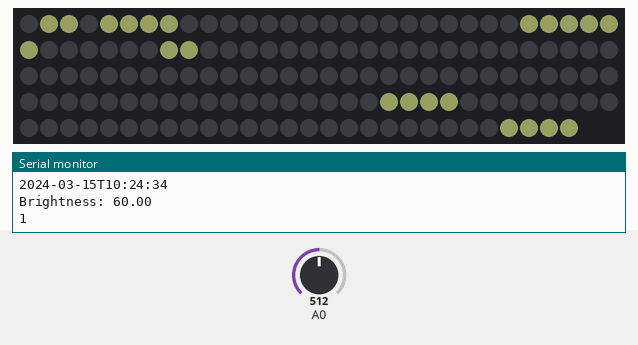
A program run on a simulated Arduino Uno, built with avr-gcc and run on an emulated ATmega328P. On the bench: 148 RGB LEDs in strip order, left to right, continuing on the next row, the last lines printed to the serial monitor. The inputs (shaded band) are chosen by the test bench; at power-on: A0 = 512. Dim RGB values are drawn brighter than linear; the local clock reads 2024-03-15 10:24:30 at power-on unless the program sets it.

Above: at 4.2 s.
4.3 s: A0 set to 716
6.5 s: A0 set to 900
8.5 s: A0 set to 1023
At 30.9 s:
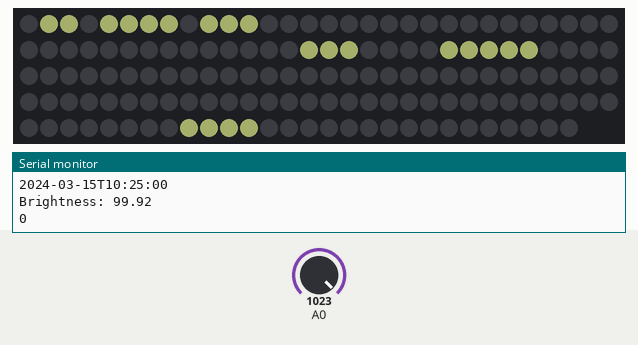
Timing chart, 0 to 31.7 s (numbered marks = the images above; inputs shaded):
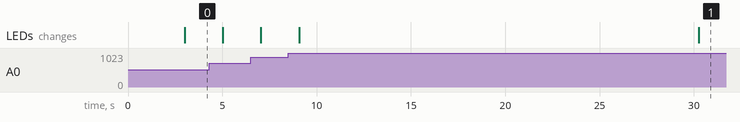

The program:

main.cpp
```cpp
#include <Arduino.h>
#include "../.pio/libdeps/uno/RTClib/src/RTClib.h"
#include <Wire.h>
#include "Board.h"


RTC_DS1307 rtc;
auto board = new Board;

int minBrightness = 20;
int maxBrightness = 100;
// we get max 1024 from input. set this value to reach 100% brightness earlier
int brightestAtXBit = 1024;

int previousBrightness;
int brightnessChanges = 0;
bool summerTime = false;

DateTime birthdays[2] = {
        DateTime(1989, 01, 13, 0, 0, 0),
        DateTime(1993, 05, 17, 0, 0, 0)
};

int roundDownToFive(int number);
int calculateBrightness();
void calculateSummerTime(int second, int brightness);
bool isHappyBirthday(DateTime* now);

void setup() {
    delay(3000); // power-up safety delay
    board->init();

    Serial.begin(9600);
    if (!rtc.begin()) {
        Serial.println("Couldn't find RTC");
    }
    if (!rtc.isrunning()) {
        Serial.println("RTC is NOT running! Setting initial time...");
        rtc.adjust(DateTime(2022, 6, 26, 16, 48, 0));
    }
    if (rtc.isrunning()){
        Serial.println("RTC is running.");
    }
}

void loop() {

    DateTime now = rtc.now();
    int hour = now.hour();

    if (summerTime) {
        hour++;
    }

    int minute = now.minute();
    Serial.println(now.timestamp());

    int minuteRounded = roundDownToFive(minute);
    int rest = minute - minuteRounded;
    if (minute >= 25) {
        hour++;
    }

    board->clearAllLeds();
    if (isHappyBirthday(&now)) {
        board->turnOnHappyBirthdayLeds();
    } else {
        board->turnOnDefaultLights();
        board->turnOnLightsForHour(hour);
        board->turnOnLightsForMinutes(minuteRounded);
        board->turnOnLightsForRest(rest);
    }

    int brightness = calculateBrightness();
    board->setBrightness(brightness);
    calculateSummerTime(now.second(), brightness);
    previousBrightness = brightness;

    board->show();

    delay(1000);
}

int roundDownToFive(int number) {
    return (number/5) * 5;
}

int calculateBrightness() {
    float analogValue = analogRead(A0);
    float percentage = analogValue / brightestAtXBit;
    float brightness = minBrightness + (maxBrightness - minBrightness) * percentage;
    brightness = min(100, brightness);
    Serial.print("Brightness: ");
    Serial.println(brightness);
    return (int) brightness;
}

/**
 * Über das Abdecken des Helligkeitssensors soll es möglich sein, die Sommerzeit zu setzen
 * oder wieder zu Winterzeit zu wechseln. Dafür muss der Sensor dreimal in kurzer Zeit
 * verdunkelt und wieder erhellt werden.
 */
void calculateSummerTime(int second, int brightness) {
    // alle dreissig sekunden reduzieren wir die Anzahl Wechsel
    if (second % 30 == 0 && brightnessChanges > 0) {
        brightnessChanges--;
    }
    // Wenn sich die Helligkeit um mindesten 20% verändert, werten wir dies als
    // grosse Veränderung
    float brightnessChange = abs((brightness - previousBrightness) / previousBrightness);
    Serial.println(brightnessChanges);
    if (brightnessChange > 0.2) {
        brightnessChanges++;
    }
    if (brightnessChanges >= 3) {
        summerTime = !summerTime;
        brightnessChanges = 0;
    }
}

bool isHappyBirthday(DateTime* now) {
    for (const DateTime& birthday : birthdays) {
        bool sameMonthAndDay = now->day() == birthday.day() && now->month() == birthday.month();
        if (sameMonthAndDay) {
            return true;
        }
    }
    return false;
}
```

Board.cpp
```cpp
//
// Created by janik on 24.01.2022.
//

#include "Board.h"

#define LED_TYPE    WS2812
#define COLOR_ORDER GRB

void Board::init() {
    const int letPin = 6;
    color = 0x818853;
    FastLED.addLeds<LED_TYPE, letPin, COLOR_ORDER>(this->getLeds(), Board::NUM_LEDS).setCorrection(TypicalLEDStrip);
}

CRGB *Board::getLeds() {
    return leds;
}

void Board::clearAllLeds() {
    for (int i = 0; i < NUM_LEDS; ++i) {
        leds[i] = CRGB::Black;
    }
}

void Board::setBrightness(int brightness) {
    FastLED.setBrightness(brightness);
}

void Board::show() {
    FastLED.show();
}

void Board::turnOnLightsForHour(int hour) {
    // 24 hours format to 12 hours
    if (hour > 12) {
        hour = hour - 12;
    }
    switch (hour) {
        case 1: {
            int indexes[3] = {60, 61, 62};
            this->turnOnLeds(indexes, 3);
            break;
        }
        case 2: {
            int indexes[4] = {99, 100, 101, 102};
            this->turnOnLeds(indexes, 4);
            break;
        }
        case 3: {
            int indexes[4] = {116, 117, 118, 119};
            this->turnOnLeds(indexes, 4);
            break;
        }
        case 4: {
            int indexes[5] = {89, 90, 91, 92, 93};
            this->turnOnLeds(indexes, 5);
            break;
        }
        case 5: {
            int indexes[4] = {132, 133, 134, 135};
            this->turnOnLeds(indexes, 4);
            break;
        }
        case 6: {
            int indexes[6] = {62, 63, 64, 65, 66, 67};
            this->turnOnLeds(indexes, 6);
            break;
        }
        case 7: {
            int indexes[5] = {66, 67, 68, 69, 70};
            this->turnOnLeds(indexes, 5);
            break;
        }
        case 8: {
            int indexes[5] = {84, 85, 86, 87, 88};
            this->turnOnLeds(indexes, 5);
            break;
        }
        case 9: {
            int indexes[4] = {137, 138, 139, 140};
            this->turnOnLeds(indexes, 4);
            break;
        }
        case 10: {
            int indexes[4] = {108, 109, 110, 111};
            this->turnOnLeds(indexes, 4);
            break;
        }
        case 11: {
            int indexes[4] = {128, 129, 130, 131};
            this->turnOnLeds(indexes, 4);
            break;
        }
        case 12: {
            int indexes[6] = {78, 79, 80, 81, 82, 83};
            this->turnOnLeds(indexes, 6);
            break;
        }
    }
}

void Board::turnOnLightsForMinutes(int minutes) {
    int vor[3] = {44, 45, 46};
    int ab[2] = {37, 38};

    int fuef[3] = {9, 10, 11};
    int zaeh[3] = {18, 19, 20};
    int viertu[6] = {12, 13, 14, 15, 16, 17};
    int zwaenzg[6] = {25, 26, 27, 28, 29, 30};
    int haubi[5] = {51, 52, 53, 54, 55};

    switch (minutes) {
        case 0: {
            // no light
            break;
        }
        case 5: {
            turnOnLeds(fuef, 3);
            turnOnLeds(ab, 2);
            break;
        }
        case 10: {
            turnOnLeds(zaeh, 3);
            turnOnLeds(ab, 2);
            break;
        }
        case 15: {
            turnOnLeds(viertu, 6);
            turnOnLeds(ab, 2);
            break;
        }
        case 20: {
            turnOnLeds(zwaenzg, 6);
            turnOnLeds(ab, 2);
            break;
        }
        case 25: {
            turnOnLeds(fuef, 3);
            turnOnLeds(vor, 3);
            turnOnLeds(haubi, 5);
            break;
        }
        case 30: {
            turnOnLeds(haubi, 5);
            break;
        }
        case 35: {
            turnOnLeds(fuef, 3);
            turnOnLeds(ab, 2);
            turnOnLeds(haubi, 5);
            break;
        }
        case 40: {
            turnOnLeds(zwaenzg, 6);
            turnOnLeds(vor, 3);
            break;
        }
        case 45: {
            turnOnLeds(viertu, 6);
            turnOnLeds(vor, 3);
            break;
        }
        case 50: {
            turnOnLeds(zaeh, 3);
            turnOnLeds(vor, 3);
            break;
        }
        case 55: {
            turnOnLeds(fuef, 3);
            turnOnLeds(vor, 3);
            break;
        }
        default: {
            Serial.print("undefined minute: ");
            Serial.print(minutes);
            Serial.print("\n");
        }
    }
}

void Board::turnOnLeds(const int* indexes, int arraySize) {
    for (int i = 0; i < arraySize; ++i) {
        this->leds[indexes[i]] = color;
    }
}

void Board::turnOnLightsForRest(int i) {
    if (i >= 1) {
        leds[144] = color;
    }
    if (i >= 2) {
        leds[145] = color;
    }
    if (i >= 3) {
        leds[146] = color;
    }
    if (i == 4) {
        leds[147] = color;
    }
}

void Board::turnOnDefaultLights() {
    // turns on lights for "es isch"
    int indexes[6] = {1, 2, 4, 5, 6, 7};
    this->turnOnLeds(indexes, 6);
}

void Board::turnOnHappyBirthdayLeds() {
    int indexes[12] = {7, 19, 31, 43, 55, 68, 80, 92, 104, 116, 128, 140};
    this->turnOnLeds(indexes, 12);
}
```

Board.h
```cpp
//
// Created by janik on 24.01.2022.
//

#include "../.pio/libdeps/uno/FastLED/src/FastLED.h"

#ifndef UNTITLED1_BOARD_H
#define UNTITLED1_BOARD_H


class Board {
public:
    static const int NUM_LEDS = 148;
    void init();
    CRGB *getLeds();
    void clearAllLeds();
    void setBrightness(int brightness);
    void show();

    void turnOnLightsForMinutes(int minutes);
    void turnOnLightsForHour(int hour);

    void turnOnLightsForRest(int i);

    void turnOnDefaultLights();
    void turnOnHappyBirthdayLeds();

private:
    CRGB leds[NUM_LEDS];
    CRGB color;
    void turnOnLeds(const int* indexes, int arraySize);
};


#endif //UNTITLED1_BOARD_H
```
